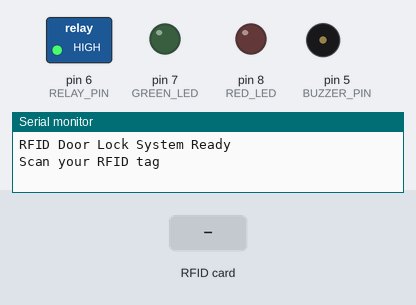
This sketch was run on a simulated Arduino Uno, built with avr-gcc and run on an emulated ATmega328P. On the bench: switched loads named in the sketch (green lamp = pin HIGH), output pins drawn as LEDs (lit = HIGH), buzzer (waves = sounding, pin HIGH), the last lines printed to the serial monitor. The test bench sets the inputs (shaded band). Pins used as bus, display or sensor lines are not drawn.

Above: at 1.2 s.
1.3 s: RFID card 5E 7A 19 C4 held to the reader
At 1.7 s:
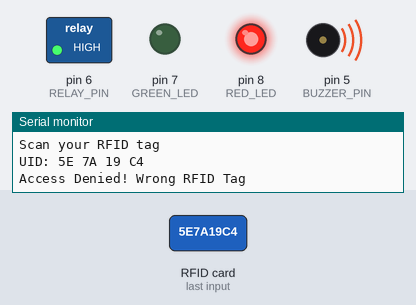
4.3 s: RFID card AB CD 12 34 held to the reader
At 4.41 s:
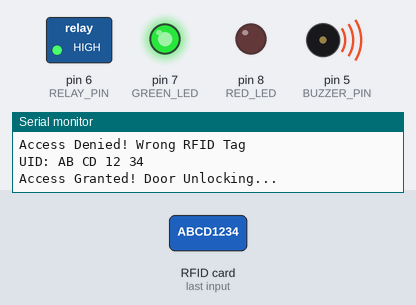
At 5.7 s:
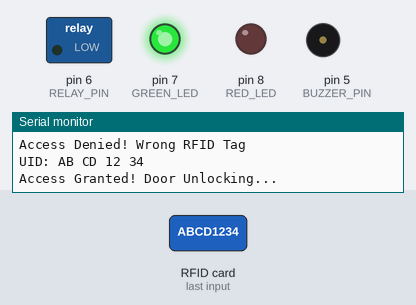
Timing chart, 0 to 9.0 s (numbered marks = the images above; inputs shaded):
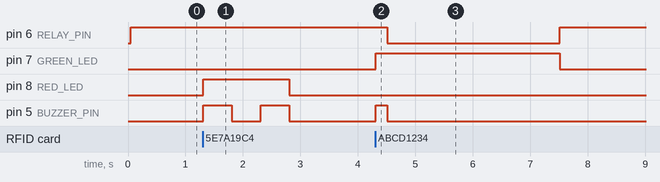

The sketch:

arduino_code.ino
```cpp
#include <SPI.h>
#include <MFRC522.h>

// Pin Definitions
#define RST_PIN 9
#define SS_PIN 10
#define RELAY_PIN 6
#define GREEN_LED 7
#define RED_LED 8
#define BUZZER_PIN 5

// Create RFID instance
MFRC522 mfrc522(SS_PIN, RST_PIN);

// Authorized RFID Tag UID (change to your tag's UID)
byte authorizedUID[4] = {0xAB, 0xCD, 0x12, 0x34};  // Example UID

void setup() {
  Serial.begin(9600);
  SPI.begin();
  mfrc522.PCD_Init();

  pinMode(RELAY_PIN, OUTPUT);
  pinMode(GREEN_LED, OUTPUT);
  pinMode(RED_LED, OUTPUT);
  pinMode(BUZZER_PIN, OUTPUT);

  digitalWrite(RELAY_PIN, HIGH);  // Relay OFF (Lock engaged)
  digitalWrite(GREEN_LED, LOW);
  digitalWrite(RED_LED, LOW);

  Serial.println("RFID Door Lock System Ready");
  Serial.println("Scan your RFID tag");
}

void loop() {
  // Check if new RFID card is present
  if (!mfrc522.PICC_IsNewCardPresent()) {
    return;
  }

  // Select the card
  if (!mfrc522.PICC_ReadCardSerial()) {
    return;
  }

  // Read UID
  Serial.print("UID: ");
  for (byte i = 0; i < mfrc522.uid.size; i++) {
    Serial.print(mfrc522.uid.uidByte[i], HEX);
    Serial.print(" ");
  }
  Serial.println();

  // Check if authorized
  if (checkUID(mfrc522.uid.uidByte)) {
    Serial.println("Access Granted! Door Unlocking...");
    accessGranted();
  } else {
    Serial.println("Access Denied! Wrong RFID Tag");
    accessDenied();
  }

  // Halt PICC
  mfrc522.PICC_HaltA();
  delay(500);
}

// Function to check UID
bool checkUID(byte *uid) {
  for (byte i = 0; i < 4; i++) {
    if (uid[i] != authorizedUID[i]) {
      return false;
    }
  }
  return true;
}

// Function for authorized access
void accessGranted() {
  digitalWrite(GREEN_LED, HIGH);
  digitalWrite(BUZZER_PIN, HIGH);
  delay(200);
  digitalWrite(BUZZER_PIN, LOW);

  // Activate relay (door unlocks)
  digitalWrite(RELAY_PIN, LOW);
  delay(3000);  // Door stays open for 3 seconds

  // Deactivate relay (door locks again)
  digitalWrite(RELAY_PIN, HIGH);
  digitalWrite(GREEN_LED, LOW);
}

// Function for unauthorized access
void accessDenied() {
  digitalWrite(RED_LED, HIGH);
  digitalWrite(BUZZER_PIN, HIGH);
  delay(500);
  digitalWrite(BUZZER_PIN, LOW);
  delay(500);
  digitalWrite(BUZZER_PIN, HIGH);
  delay(500);
  digitalWrite(BUZZER_PIN, LOW);
  digitalWrite(RED_LED, LOW);
}
```

Measured:
- after the input at 1.3 s, pin 8 (RED_LED): LOW → HIGH at once, → LOW 1.5 s later; pin 5 (BUZZER_PIN): alternates HIGH for 0.50 s and LOW for 0.50 s, 4 changes in all, then stays LOW, starting at once
- after the input at 4.3 s, pin 6 (RELAY_PIN): HIGH → LOW after 0.21 s, → HIGH 3.0 s later; pin 7 (GREEN_LED): LOW → HIGH at once, → LOW 3.2 s later; pin 5 (BUZZER_PIN): LOW → HIGH at once, → LOW 0.20 s later
